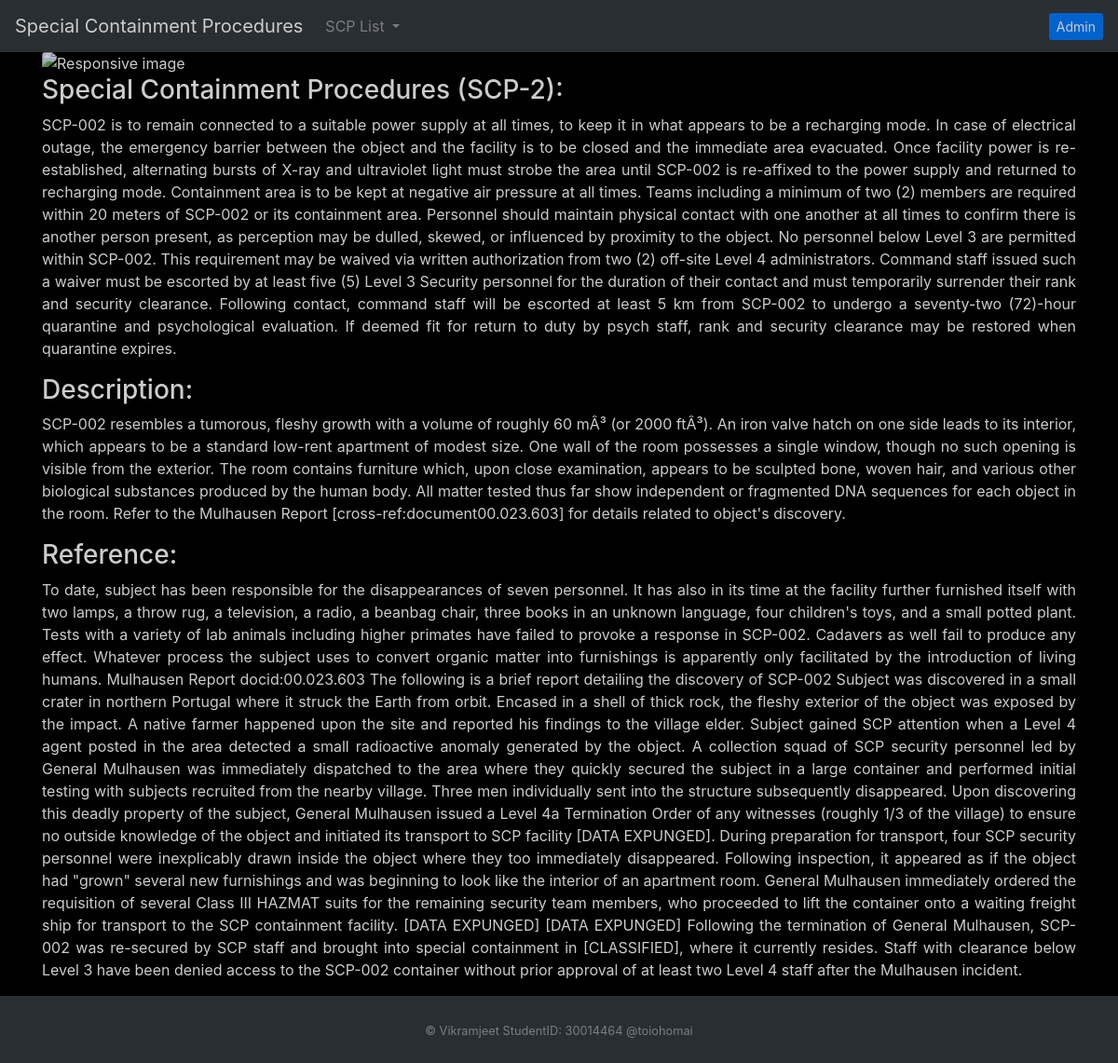
The app's page /index.php?SCP_ID=2 with its own data.
### tables this page shows
CREATE TABLE `SCP_LIST` (
  `id` int(3) NOT NULL,
  `SCP_ID` int(3) NOT NULL,
  `Special_Containment_Procedure` text NOT NULL,
  `Description` text NOT NULL,
  `Reference` text NOT NULL,
  `Addendum` text NOT NULL,
  `Chronological_History` text NOT NULL,
  `Space_Time_Anomalies` text NOT NULL,
  `Additional_Notes` text NOT NULL
);

### index.php (the view, shortened to what this page needs)
<!doctype html>
<html lang="en">
  <head>
    <link rel="stylesheet" href="https://stackpath.bootstrapcdn.com/bootstrap/4.4.1/css/bootstrap.min.css">
  </head>
  <body class="bg-custom">
    <nav class="navbar navbar-expand-lg navbar-dark bg-dark">
      <a class="navbar-brand" href="index.php">Special Containment Procedures</a>
      <div class="collapse navbar-collapse" id="navbarSupportedContent">
        <ul class="navbar-nav mr-auto">
          <li class="nav-item dropdown">
            <a class="nav-link dropdown-toggle" href="#" id="navbarDropdown" role="button" data-toggle="dropdown" aria-haspopup="true" aria-expanded="false">
              SCP List
            </a>
          </li>
        </ul>
         <a class="btn-sm btn-primary" href="crud.php" role="button">Admin</a>
      </div>
    </nav>
    <div class="container">
      <div ><img id="SCPimage" src="" class="img-fluid animated bounce rounded mx-auto d-block" alt="Responsive image"></div>
       <?php
        require 'db.php';
        $url = (isset($_SERVER['HTTPS']) && $_SERVER['HTTPS'] === 'on' ? "https" : "http") . "://$_SERVER[HTTP_HOST]$_SERVER[REQUEST_URI]";
        $url_components = parse_url($url);
        parse_str($url_components['query'], $params);
        $SCP_ID = $params['SCP_ID'];
        $result = mysqli_query($mysqli,"SELECT * FROM SCP_LIST WHERE SCP_ID=$SCP_ID");
        if (mysqli_num_rows($result) > 0) {
          $row = mysqli_fetch_array($result);
          if($row["Special_Containment_Procedure"]){
          echo '<h3 >Special Containment Procedures (SCP-',$SCP_ID,'):</h3>';
          echo '<p class="text-justify" >';
          echo $row["Special_Containment_Procedure"];
          echo '</p>';
          }
          if($row["Description"]){
          echo '<h3>Description:</h3>';
          echo '<p class="text-justify" >';
          echo $row["Description"];
          echo '</p>';
          }
          if($row["Reference"]){
            echo '<h3>Reference:</h3>';
            echo '<p class="text-justify" >';
            echo $row["Reference"];
            echo '</p>';
          }
        }
        ?>
        </div>
    <footer id="sticky-footer" class="py-4 bg-dark text-white-50">
    <div class="container text-center">
      <small> &copy; Vikramjeet StudentID: 30014464 @toiohomai</small>
    </div>
  </footer>
  </body>
</html>

### index.php (style rules this page uses)
.bg-custom { background-color: black; opacity: 80%; color: white; }

### records on screen
scp_list: Special_Containment_Procedure "SCP-002 is to remain connected to a suitable power supply at all times, to keep it in what appears to be a recharging mode. In case of electrical outage, the emergency barrier between the object and the facility is to be closed and the immediate area evacuated. Once facility power is re-established, alternating bursts of X-ray and ultraviolet light must strobe the area until SCP-002 is re-affixed to the power supply and returned to recharging mode. Containment area is to be kept at negative air pressure at all times. Teams including a minimum of two (2) members are required within 20 meters of SCP-002 or its containment area. Personnel should maintain physical contact with one another at…", Description "SCP-002 resembles a tumorous, fleshy growth with a volume of roughly 60 mÂ³ (or 2000 ftÂ³). An iron valve hatch on one side leads to its interior, which appears to be a standard low-rent apartment of modest size. One wall of the room possesses a single window, though no such opening is visible from the exterior. The room contains furniture which, upon close examination, appears to be sculpted bone, woven hair, and various other biological substances produced by the human body. All matter tested thus far show independent or fragmented DNA sequences for each object in the room. Refer to the Mulhausen Report [cross-ref:document00.023.603] for details related to object's discovery.", Reference "To date, subject has been responsible for the disappearances of seven personnel. It has also in its time at the facility further furnished itself with two lamps, a throw rug, a television, a radio, a beanbag chair, three books in an unknown language, four children's toys, and a small potted plant. Tests with a variety of lab animals including higher primates have failed to provoke a response in SCP-002. Cadavers as well fail to produce any effect. Whatever process the subject uses to convert organic matter into furnishings is apparently only facilitated by the introduction of living humans. Mulhausen Report docid:00.023.603 The following is a brief report detailing the discovery of SCP-002…"

### other values on screen
$SCP_ID "2"
